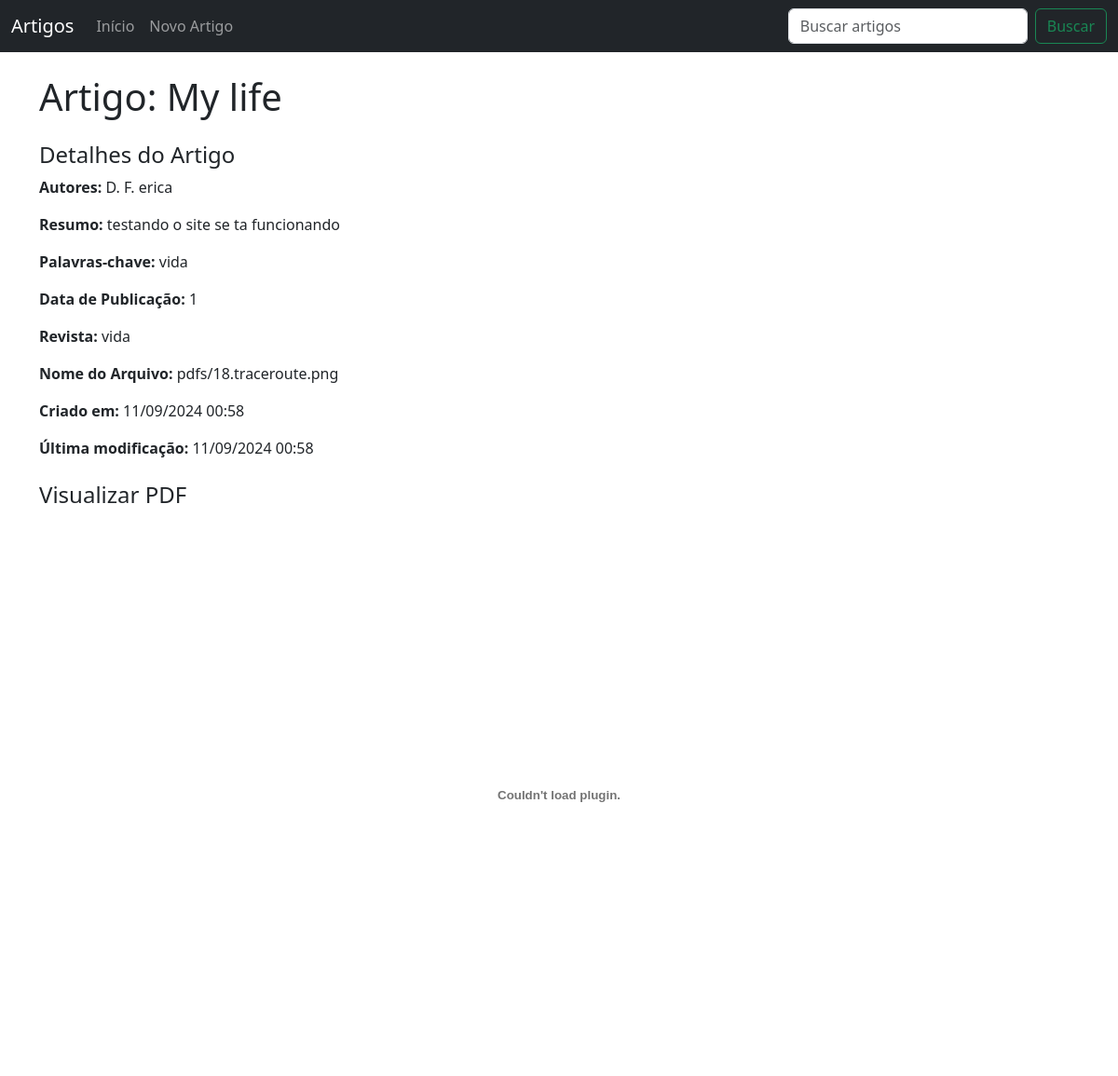
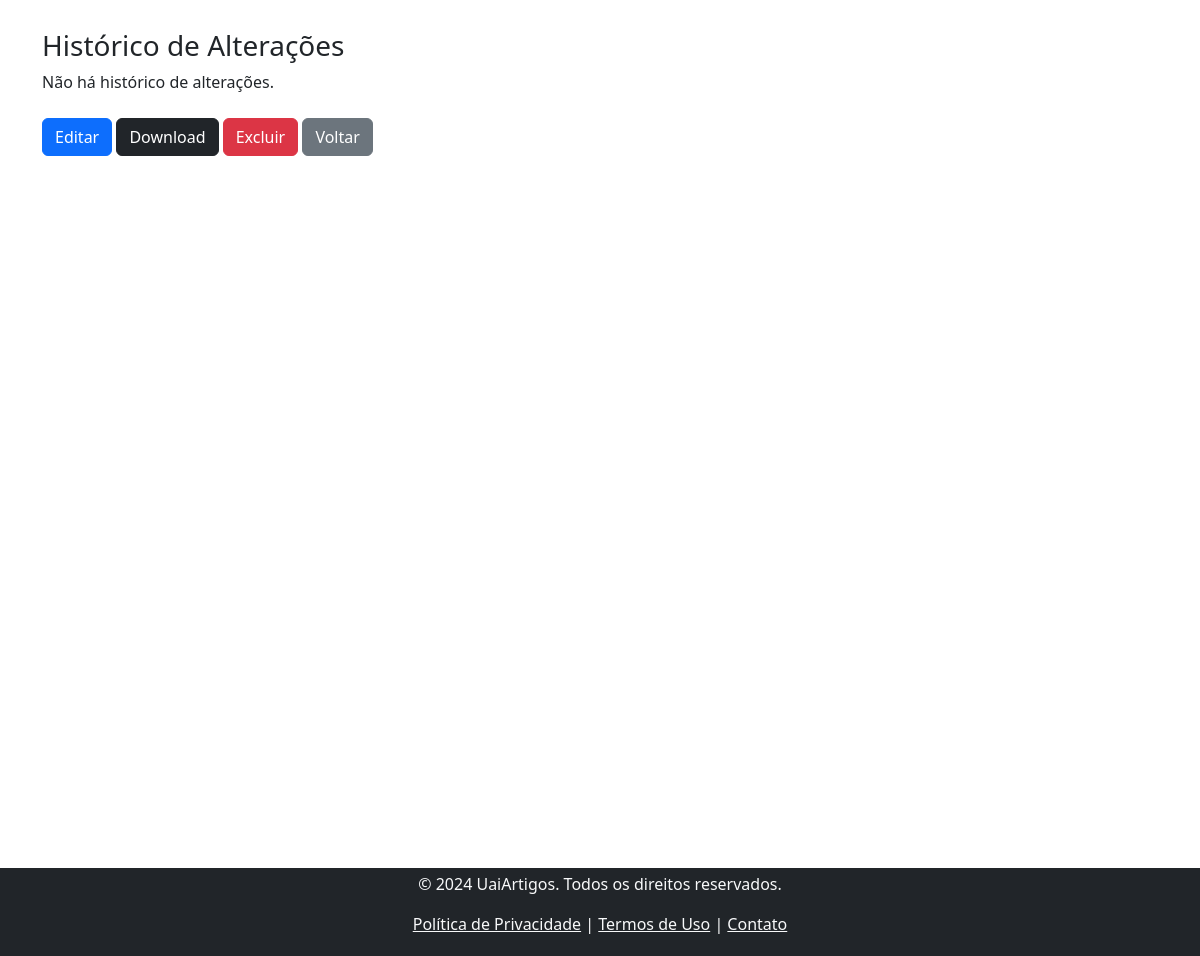
The app's page /article/1/ with its own data (2 pictures, top to bottom).
### app_project/models.py (models this page shows, shortened)
class Article(models.Model):
    title = models.CharField(max_length=200, validators=[MinLengthValidator(10)])
    authors = models.CharField(max_length=500 #,  validators=[
)
    abstract = models.TextField(validators=[
        MinLengthValidator(100),
        MaxLengthValidator(1500)
    ])
    keywords = models.CharField(max_length=400, validators=[
        RegexValidator(
            regex=r'^[A-Za-zÀ-ÖØ-öø-ÿ\s]+(\.\s*[A-Za-zÀ-ÖØ-öø-ÿ\s]+)*\.$',
            message='As palavras-chave devem ser frases separadas por ponto e espaço (ex: "Frase 1. Frase 2.").'
        )
    ])
    date = models.IntegerField(validators=[
        MinValueValidator(1900),
        MaxValueValidator(datetime.datetime.now().year)
    ])
    journal = models.CharField(max_length=200)
    pdf_file = models.FileField(upload_to='http://127.0.0.1:8000/article/7/', validators=[
        FileExtensionValidator(allowed_extensions=['pdf'])])
    created_at = models.DateTimeField(auto_now_add=True)
    updated_at = models.DateTimeField(auto_now=True)

### app_project/views.py (the view)
# urls.py: path('article/<int:pk>/', views.article_detail, name='article_detail'), # Detalhes de um artigo específico
def article_detail(request, pk):
    article = get_object_or_404(Article, pk=pk)
    return render(request, 'app_project/article_detail.html', {'article': article})

### app_project/templates/app_project/article_detail.html
{% extends 'home.html' %}
{% block content %}
    <div class="container mt-4">
        <h1 class="mb-4">Artigo: {{ article.title }}</h1>
        <div class="mb-4">
            <h4>Detalhes do Artigo</h4>
            <p><strong>Autores:</strong> {{ article.authors }}</p>
            <p><strong>Resumo:</strong> {{ article.abstract }}</p>
            <p><strong>Palavras-chave:</strong> {{ article.keywords }}</p>
            <p><strong>Data de Publicação:</strong> {{ article.date }}</p>
            <p><strong>Revista:</strong> {{ article.journal }}</p>
            <p><strong>Nome do Arquivo:</strong> {{ article.pdf_file.name }}</p>
            <p><strong>Criado em:</strong> {{ article.created_at|date:"d/m/Y H:i" }}</p>
            <p><strong>Última modificação:</strong> {{ article.updated_at|date:"d/m/Y H:i" }}</p>
        </div>
        <div class="mb-4">
            <h4>Visualizar PDF</h4>
            <embed src="{{ article.pdf_file.url }}" type="application/pdf" width="100%" height="600px">
        </div>
        <h3>Histórico de Alterações</h3>
        {% if article.history.exists %}
            <ul>
            {% for version in article.history.all %}
                <li>
                    <strong>Modificado em:</strong> {{ version.updated_at|date:"d/m/Y H:i" }}<br>
                    <strong>Título:</strong> {{ version.title }}<br>
                    <strong>Autor(es):</strong> {{ version.authors }}<br>
                    <strong>Palavras-chave:</strong> {{ version.keywords }}<br>
                    <hr>
                </li>
            {% endfor %}
            </ul>
        {% else %}
            <p>Não há histórico de alterações.</p>
        {% endif %}
        <div class="mt-4">
            <a href="{% url 'article_update' pk=article.pk %}" class="btn btn-primary">Editar</a>
            <a href="{{ article.pdf_file.url }}" class="btn btn-dark">Download</a>
            <a href="{% url 'article_delete' pk=article.pk %}" class="btn btn-danger">Excluir</a>
            <a href="{% url 'article_list' %}" class="btn btn-secondary">Voltar</a>
        </div>
    </div>
{% endblock %}

### records on screen
Article: title "My life", authors "D. F. erica", abstract "testando o site se ta funcionando", keywords "vida", date "1", journal "vida", pdf_file.name "pdfs/18.traceroute.png", created_at "11/09/2024 00:58", updated_at "11/09/2024 00:58"
